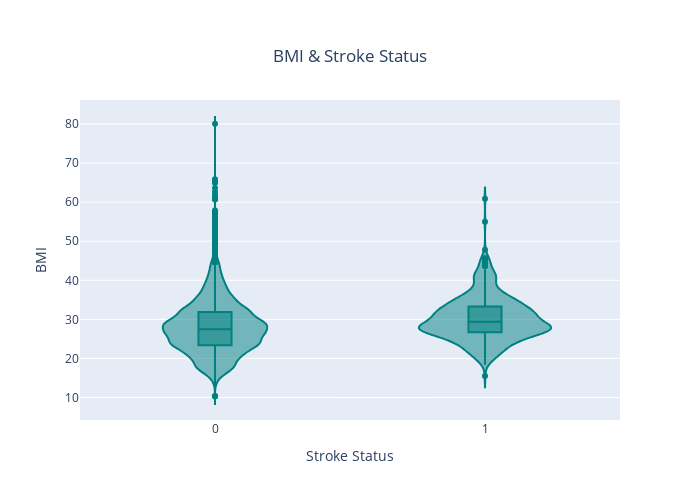

Notebook code for this chart:
### Code cell
fig = px.violin(train_df, y = 'bmi', x='stroke', box=True, width=700, height=500, color_discrete_sequence=plot_color, 
                   title='BMI & Stroke Status', 
               labels={'stroke': 'Stroke Status', 'bmi': 'BMI'})
fig.update_layout(title_x = 0.5, title_y = 0.9)
fig.show()

### Figure 1 — Plotly figure (JSON) as saved in the notebook; plotly's stock layout.template omitted (floating-point values rounded to 4 significant figures; data arrays with more than 128 entries replaced by an {"elided": "..."} marker saying what was removed)
{"data": [{"alignmentgroup": "True", "box": {"visible": true}, "hovertemplate": "Stroke Status=%{x}<br>BMI=%{y}<extra></extra>", "legendgroup": "", "marker": {"color": "#008080"}, "name": "", "offsetgroup": "", "orientation": "v", "scalegroup": "True", "showlegend": false, "type": "violin", "x": {"elided": "15303 int values"}, "x0": " ", "xaxis": "x", "y": {"elided": "15303 float values"}, "y0": " ", "yaxis": "y"}], "layout": {"height": 500, "legend": {"tracegroupgap": 0}, "title": {"text": "BMI & Stroke Status", "x": 0.5, "y": 0.9}, "violinmode": "group", "width": 700, "xaxis": {"anchor": "y", "autorange": true, "domain": [0, 1], "range": [-0.5, 1.5], "title": {"text": "Stroke Status"}, "type": "linear"}, "yaxis": {"anchor": "x", "autorange": true, "domain": [0, 1], "range": [4.246, 86.15], "title": {"text": "BMI"}, "type": "linear"}}}
